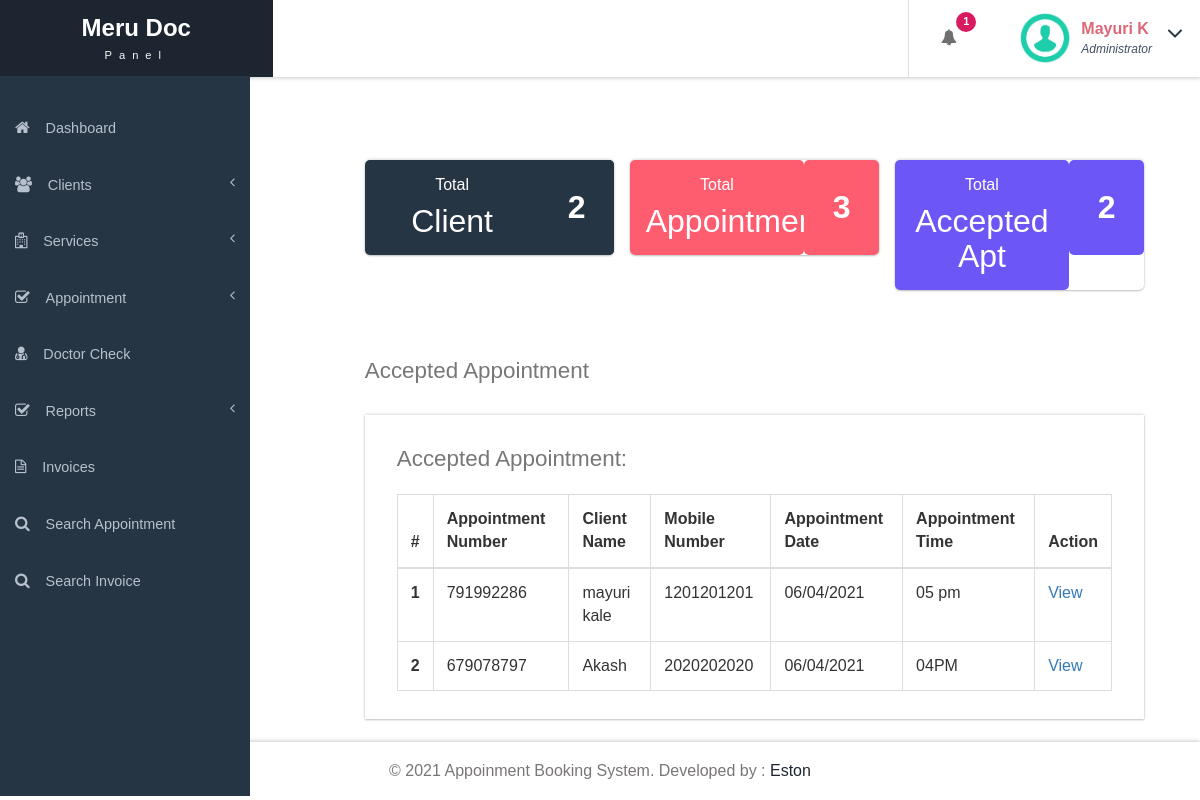
Screenshot of /dashboard.php (signed in) with the database file from the repository.
### tables this page shows
CREATE TABLE `tblappointment` (
  `ID` int(10) NOT NULL,
  `AptNumber` varchar(80) DEFAULT NULL,
  `Name` varchar(120) DEFAULT NULL,
  `Email` varchar(120) DEFAULT NULL,
  `PhoneNumber` bigint(11) DEFAULT NULL,
  `AptDate` varchar(120) DEFAULT NULL,
  `AptTime` varchar(120) DEFAULT NULL,
  `Services` varchar(120) DEFAULT NULL,
  `ApplyDate` timestamp NULL DEFAULT current_timestamp(),
  `Remark` varchar(250) NOT NULL,
  `Status` varchar(50) NOT NULL,
  `RemarkDate` timestamp NOT NULL DEFAULT '0000-00-00 00:00:00' ON UPDATE current_timestamp()
);

### dashboard.php (the view, shortened to what this page needs)
<?php
include('includes/dbconnection.php');
     ?>
<!DOCTYPE HTML>
<html>
<head>
<link href="css/bootstrap.css" rel='stylesheet' type='text/css' />
<link href="css/style.css" rel='stylesheet' type='text/css' />
<link href="css/font-awesome.css" rel="stylesheet">
<link href="css/animate.css" rel="stylesheet" type="text/css" media="all">
<link rel="stylesheet" href="css/clndr.css" type="text/css" />
<link href="css/custom.css" rel="stylesheet">
</head>
<body class="cbp-spmenu-push">
<div class="main-content">
		 <?php include_once('includes/sidebar.php');?>
	<?php include_once('includes/header.php');?>
		<div id="page-wrapper" class="row calender ">
			<div class="main-page">
				<div class="row calender">
					<div class="row-one">
					<div class="col-md-4 widget" style=" background-color: #263544;">
						<?php $query1=mysqli_query($con,"Select * from tblcustomers");
$totalcust=mysqli_num_rows($query1);
?>
						<div class="stats-left ">
							<h5>Total</h5>
							<h4>Client</h4>
						</div>
						<div class="stats-right">
							<label> <?php echo $totalcust;?></label>
						</div>
						<div class="clearfix"> </div>
					</div>
					<div class="col-md-4 widget states-mdl">
						<?php $query2=mysqli_query($con,"Select * from tblappointment");
$totalappointment=mysqli_num_rows($query2);
?>
						<div class="stats-left">
							<h5>Total</h5>
							<h4>Appointment</h4>
						</div>
						<div class="stats-right">
							<label> <?php echo $totalappointment;?></label>
						</div>
					</div>
					<div class="col-md-4 widget states-last">
						<?php $query3=mysqli_query($con,"Select * from tblappointment where Status='1'");
$totalaccapt=mysqli_num_rows($query3);
?>
						<div class="stats-left">
							<h5>Total</h5>
							<h4>Accepted Apt</h4>
						</div>
						<div class="stats-right">
							<label><?php echo $totalaccapt;?></label>
						</div>
					</div>
				</div>
			<div class="main-page">
				<div class="tables">
					<br><br>
					<br>
				<h4 class="title1">Accepted Appointment</h4>
					<div class="table-responsive bs-example widget-shadow">
						<h4>Accepted Appointment:</h4>
						<table class="table table-bordered"> <thead> <tr> <th>#</th> <th> Appointment Number</th> <th>Client Name</th><th>Mobile Number</th> <th>Appointment Date</th><th>Appointment Time</th><th>Action</th> </tr> </thead> <tbody>
<?php
$ret=mysqli_query($con,"select *from  tblappointment where Status='1'");
$cnt=1;
while ($row=mysqli_fetch_array($ret)) {
?>
						 <tr> <th scope="row"><?php echo $cnt;?></th> <td><?php  echo $row['AptNumber'];?></td> <td><?php  echo $row['Name'];?></td><td><?php  echo $row['PhoneNumber'];?></td><td><?php  echo $row['AptDate'];?></td> <td><?php  echo $row['AptTime'];?></td> <td><a href="view-appointment.php?viewid=<?php echo $row['ID'];?>">View</a></td> </tr>   <?php
$cnt=$cnt+1;
}?></tbody> </table>
					</div>
				</div>
			</div>
		</div>
					</div>
				</div>
			</div>
		<?php include_once('includes/footer.php');?>
</body>
</html>

### includes/header.php (shortened to what this page needs)
<div class="sticky-header header-section ">
      <div class="header-left">
        <div class="logo">
          <a href="index.html">
            <h1>Meru Doc</h1>
            <span>Panel</span>
          </a>
        </div>
      </div>
      <div class="header-right">
        <div class="profile_details_left">
          <ul class="nofitications-dropdown">
            <?php
$ret1=mysqli_query($con,"select ID,Name from  tblappointment where Status=''");
$num=mysqli_num_rows($ret1);
?>
            <li class="dropdown head-dpdn">
              <a href="#" class="dropdown-toggle" data-toggle="dropdown" aria-expanded="false"><i class="fa fa-bell"></i><span class="badge blue"><?php echo $num;?></span></a>
            </li>
          </ul>
          <div class="clearfix"> </div>
        </div>
        <div class="profile_details">
        <?php
$adid=$_SESSION['ODABSaid'];
$ret=mysqli_query($con,"select AdminName from tbladmin where ID='$adid'");
$row=mysqli_fetch_array($ret);
$name=$row['AdminName'];
?>
          <ul>
            <li class="dropdown profile_details_drop">
              <a href="#" class="dropdown-toggle" data-toggle="dropdown" aria-expanded="false">
                <div class="profile_img">
                  <span class="prfil-img"><img src="images/download (1).png" alt="" width="50" height="50"> </span>
                  <div class="user-name">
                    <p><?php echo $name; ?></p>
                    <span>Administrator</span>
                  </div>
                  <i class="fa fa-angle-down lnr"></i>
                  <div class="clearfix"></div>
                </div>
              </a>
            </li>
          </ul>
        </div>
      </div>
      <div class="clearfix"> </div>
    </div>

### css/custom.css (style rules this page uses)
#page-wrapper { padding:7em 2em 2.5em; }

### rows the page displays
tblappointment: AptNumber "791992286", Name "mayuri kale", PhoneNumber "1201201201", AptDate "06/04/2021", AptTime "05 pm"
tblappointment: AptNumber "679078797", Name "Akash", PhoneNumber "2020202020", AptDate "06/04/2021", AptTime "04PM"

### other values shown
$num "1"
$name "Mayuri K"
$totalcust "2"
$totalappointment "3"
$totalaccapt "2"
